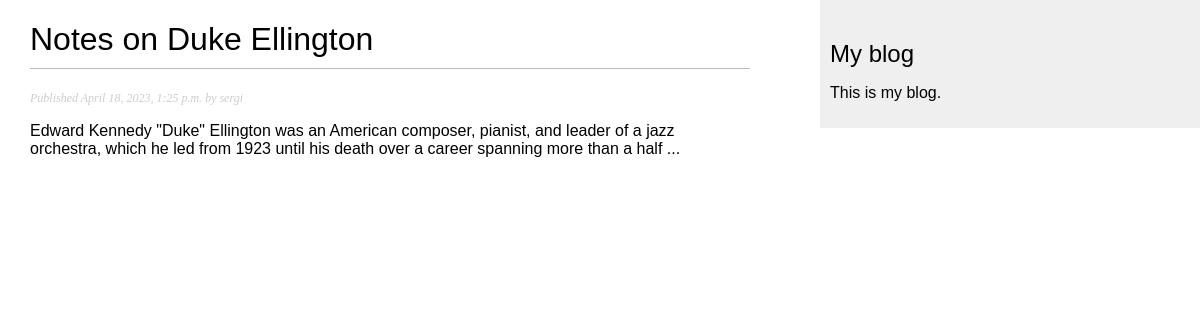
/blog/2023/4/18/notes-on-duke-ellington/, run on the app's committed database.
### blog/models.py (models this page shows, shortened)
class Post(models.Model):
    class Status(models.TextChoices):
        DRAFT = "DF", "Draft"
        PUBLISHED = "PB", "Published"
    title = models.CharField(max_length=250)
    slug = models.SlugField(max_length=250, unique_for_date="publish")
    author = models.ForeignKey(User, on_delete=models.CASCADE, related_name="blog_posts")
    body = models.TextField()
    publish = models.DateTimeField(default=timezone.now)
    created = models.DateTimeField(auto_now_add=True)
    updated = models.DateTimeField(auto_now=True)
    status = models.CharField(max_length=2, choices=Status.choices, default=Status.DRAFT)
    objects = models.Manager() # The default manager.
    published = PublishedManager() # Our custom manager.
    class Meta:
        ordering = ["-publish"]
        indexes = [
            models.Index(fields=["-publish"]),
        ]

### blog/views.py (the view)
# urls.py: path('<int:year>/<int:month>/<int:day>/<slug:post>/', views.post_detail, name='post_detail'),
def post_detail(request, year, month, day, post):
    post = get_object_or_404(Post,
                              status=Post.Status.PUBLISHED,
                              slug=post,
                              publish__year=year,
                              publish__month=month,
                              publish__day=day)
    return render(request, 'blog/post/detail.html', {'post': post})

### blog/templates/blog/post/detail.html
{% extends "blog/base.html" %} {% block title %}{{ post.title }}{% endblock %}
{% block content %}
<h1>{{ post.title }}</h1>
<p class="date">Published {{ post.publish }} by {{ post.author }}</p>
{{ post.body|linebreaks }} {% endblock %}

### blog/static/css/blog.css (style rules this page uses)
body { margin: 0; padding: 0; font-family: helvetica, sans-serif; }
h1 { font-weight: normal; border-bottom: 1px solid #bbb; padding: 0 0 10px 0; }
p.date { color: #ccc; font-family: georgia, serif; font-size: 12px; font-style: italic; }

### data on the page
Post: title "Notes on Duke Ellington", publish "April 18, 2023, 1:25 p.m.", author "sergi", body "Edward Kennedy \"Duke\" Ellington was an American composer, pianist, and leader of a jazz orchestra, which he led from 1923 until his death over a career spanning more than a half ..."
